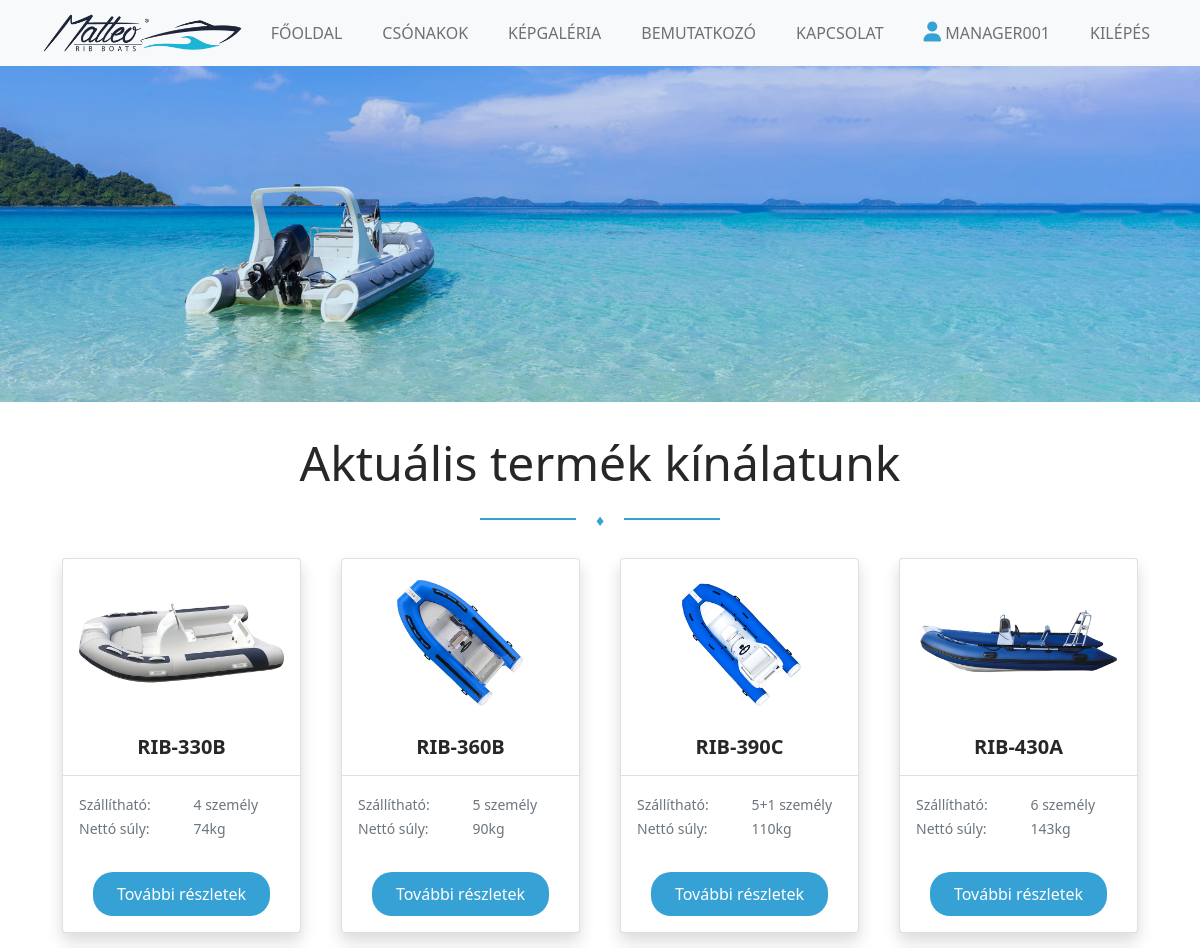
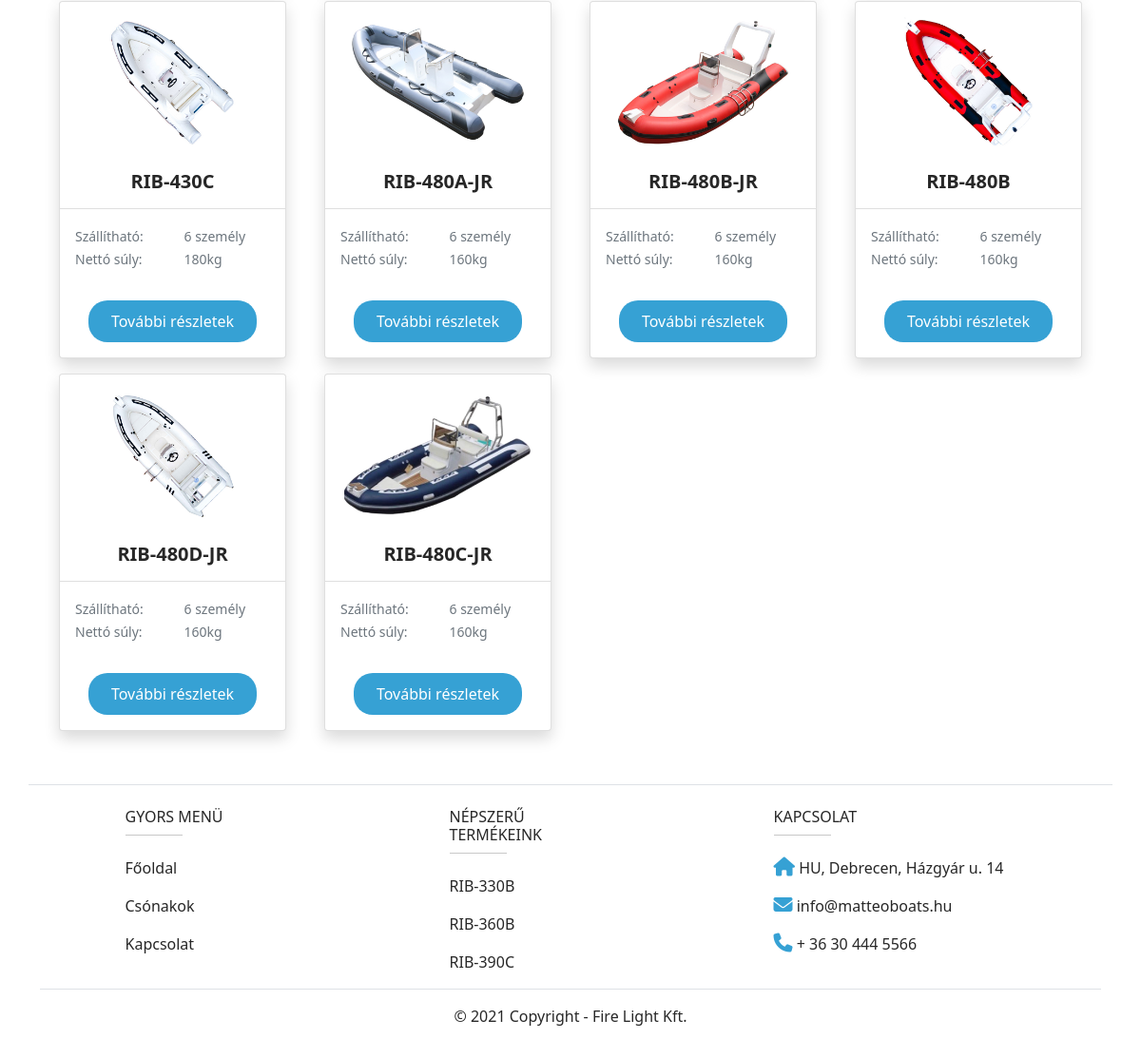
Screenshot of /boatlist.php (signed in) with the database file from the repository (2 pictures, top to bottom).
### tables this page shows
CREATE TABLE `boatlist` (
  `id` int(11) NOT NULL,
  `modell` text NOT NULL,
  `pvc1` int(11) NOT NULL,
  `pvc2` int(11) NOT NULL,
  `hyp1` int(11) NOT NULL,
  `hyp2` int(11) NOT NULL,
  `fulllength` text NOT NULL,
  `innerlength` text NOT NULL,
  `fullwidth` text NOT NULL,
  `innerwidth` text NOT NULL,
  `diameter` text NOT NULL,
  `nettweight` text NOT NULL,
  `maxweight` text NOT NULL,
  `maxperson` text NOT NULL,
  `maxengine` text NOT NULL,
  `suggestedengine` text NOT NULL,
  `maxengineweight` text NOT NULL,
  `feet` text NOT NULL,
  `airchamber` int(10) NOT NULL,
  `packagesize` text NOT NULL,
  `stock` tinyint(1) NOT NULL,
  `boatimg` text NOT NULL
);

### classes/Database.php (called while the page is built)
<?php
class Database
{
	public static function getConnection($host,$dbname,$user,$password) {
		return new PDO('mysql:host='.$host.";dbname=".$dbname,$user,$password);
	}
}
?>

### classes/ProductService.php (called while the page is built, shortened)
<?php
require_once 'SQL.php';
class ProductService
{
	private $sql;
	function __construct(){
		$this->sql = new SQL();
	}
	public function getBoats(){
		return $this->sql->getBoats();
	}
}
?>

### classes/SQL.php (called while the page is built, shortened)
<?php
require 'Database.php';
class SQL
{
	private $con;
	function __construct()	{
		$this->con = Database::getConnection("localhost","boats","root","");
	}
	public function getBoats(){
		return $this->con->query("SELECT * FROM boatlist WHERE stock = '1'");
	}
}
?>

### boatlist.php (the view, shortened to what this page needs)
<?php
require 'classes/ProductService.php';
$ProductService = new ProductService();
$boatList = $ProductService->getBoats();
?>
<!DOCTYPE html>
<html lang="hu">
<head>
    <link href="https://cdn.jsdelivr.net/npm/bootstrap@5.0.1/dist/css/bootstrap.min.css" rel="stylesheet"
>
    <link rel="stylesheet" href="css/style.css">
</head>
<body>
    <?php require 'navbar.php' ?>
    <div id="themebanner2" class="themebanner container-fluid">
        <div class="container text-white text-center py-5 my-5">
        </div>
    </div>
    <div class="container text-center pt-2 pb-2 ">
        <h3 class="display-5 mt-4 mb-2 pb-2">Aktuális termék kínálatunk</h3>
        <div class="separator line-separator">♦</div>
    </div>
    <div class="container mb-4">
        <div class="row mx-auto">
            <?php
            foreach ($boatList as $row ){
               ?>
            <div class="col-sm-6 col-md-4 col-lg-3">
                <div class="card mx-2 my-2 px-0 shadow">
                    <img src="img/<?php echo $row['boatimg'];?>" class="img-fluid card-img-top p-3" alt="ribboat" />
                    <div class="card-header bg-white text-center">
                        <h5 class="lead text-uppercase fw-bolder"><?php echo $row['modell'];?></h5>
                    </div>
                    <div class="card-body">
                        <div class="row">
                            <div class="col"><small class="text-muted">Szállítható: </small></div>
                            <div class="col"><small class="text-muted"><?php echo $row['maxperson'];?></small></div>
                        </div>
                        <div class="row">
                            <div class="col"><small class="text-muted">Nettó súly: </small></div>
                            <div class="col"><small class="text-muted"><?php echo $row['nettweight'];?></small></div>
                        </div>
                    </div>
                    <div class="card-body text-center mx-auto">
                        <a class="btn text-white themebutton" role="button"
                            href="productpage.php?id=<?php echo $row['id'];?>">További részletek</a>
                    </div>
                </div>
            </div>
            <?php
        }
        ?>
        </div>
    </div>
    <?php require 'footer.php' ?>
</body>
</html>

### css/style.css (style rules this page uses)
:root { --themecolor: #36A1D4; --secondarycolor: #272727; }
html { scroll-behavior: smooth; }
body { color: var(--secondarycolor); }
.shadow { box-shadow: 0 2px 4px 0 rgba(0, 0, 0, 0.15); }
.themebutton { background-color: var(--themecolor); border: none; padding: 10px 10px; text-align: center; text-decoration: none; display: inline-block; cursor: pointer; border-radius: 20px; padding-right: 1.5rem; padding-left: 1.5rem; }
a { color: var(--secondarycolor); text-decoration: none; }
#themebanner2 { background-image: url(../img/bannerbg2.jpg); background-color: rgba(46, 156, 202, 0.20); background-blend-mode: multiply; }
.themebanner { height: auto; padding: 3rem 0rem; background-position: center; background-repeat: no-repeat; background-size: cover; }
.separator { color: var(--themecolor); margin: 0 auto 10px; max-width: 240px; text-align: center; position: relative; }
.separator:before, .separator:after { display: block; width: 40%; content: " "; margin-top: 10px; border: 1px solid var(--themecolor);; }
.separator:before { float: left; }
.separator:after { float: right; }
.card { overflow: hidden; }
.card img { -webkit-transform: scale(1); transform: scale(1); -webkit-transition: .3s ease-in-out; transition: .3s ease-in-out; }

### rows the page displays
boatlist: boatimg (picture), modell "RIB-330B", maxperson "4 személy", nettweight "74kg"
boatlist: boatimg (picture), modell "RIB-360B", maxperson "5 személy", nettweight "90kg"
boatlist: boatimg (picture), modell "RIB-390C", maxperson "5+1 személy", nettweight "110kg"
boatlist: boatimg (picture), modell "RIB-430A", maxperson "6 személy", nettweight "143kg"
boatlist: boatimg (picture), modell "RIB-430C", maxperson "6 személy", nettweight "180kg"
boatlist: boatimg (picture), modell "RIB-480A-JR", maxperson "6 személy", nettweight "160kg"
boatlist: boatimg (picture), modell "RIB-480B-JR", maxperson "6 személy", nettweight "160kg"
boatlist: boatimg (picture), modell "RIB-480B", maxperson "6 személy", nettweight "160kg"
boatlist: boatimg (picture), modell "RIB-480D-JR", maxperson "6 személy", nettweight "160kg"
boatlist: boatimg (picture), modell "RIB-480C-JR", maxperson "6 személy", nettweight "160kg"

### other values shown
$Avatar "MANAGER001"
